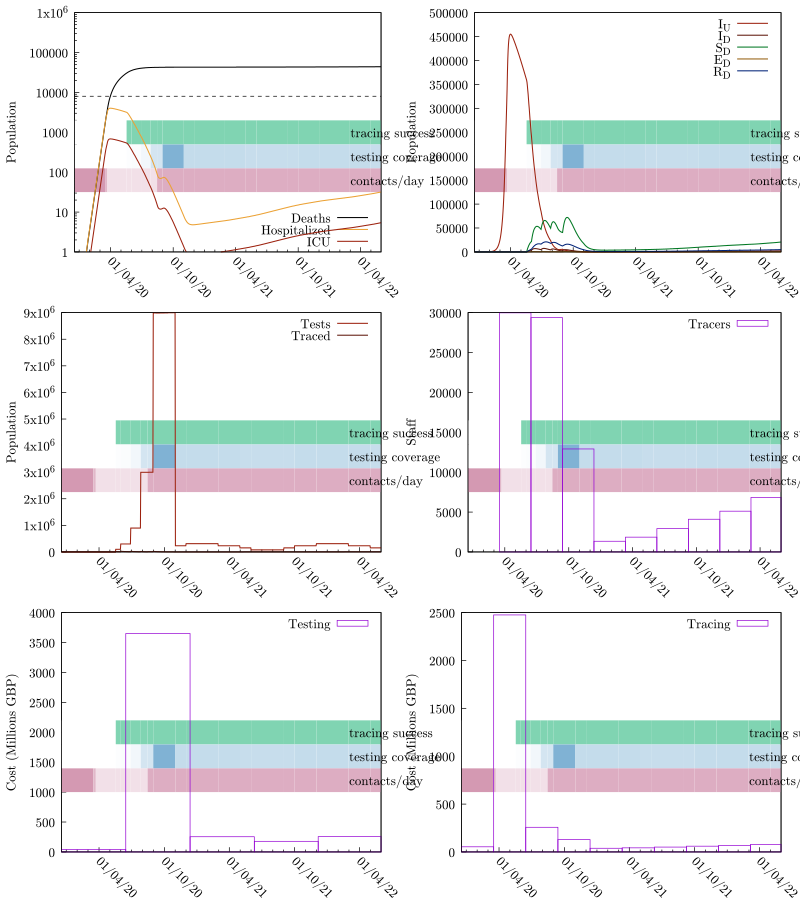

Here is the gnuplot script that generated this plot:
set terminal pdfcairo color enhanced dashed font "cmr10,14" size 8,9
seed="ptti-scenario-3b-Trig30-3mo"
set output sprintf("%s.pdf", seed)
set multiplot layout 3,2
odefile=sprintf("%s-out-0.tsv", seed)
ttfile=sprintf("%s-out-0-testtrace.tsv", seed)
trfile=sprintf("%s-out-0-trcosts.tsv", seed)
tefile=sprintf("%s-out-0-tecosts.tsv", seed)
etimesfile=sprintf("%s-events.gp", seed)

set tics nomirror
set ylabel 'Population'

set yrange [0:]

set style fill transparent solid 0.25 noborder

# Colors
color_SU = '#00aa55'
color_SD = '#007722'

color_EU = '#eba134'
color_ED = '#945e0f'

color_IU = '#9c210e'
color_ID = '#5e160b'

color_RU = '#0055aa'
color_RD = '#002277'

# These are from the economic model inputs
Hospitalized_Pct_Deaths=0.44
ICU_Fatality=0.59
ICU_Pct=0.17
IFR=0.008
Non_ICU_Fatality=0.36

HF = IFR*Hospitalized_Pct_Deaths/(ICU_Pct*ICU_Fatality+(1-ICU_Pct)*Non_ICU_Fatality)
ICUF = HF*ICU_Pct

set key bottom right
set xdata time
set timefmt "%Y-%m-%d %H:%M:%S"
set format x "%d/%m/%y"

load etimesfile

set xtics rotate by -45 3600*24*30*6

set yrange [1:1e6]
set log y

set arrow from graph 0, first 8000 to graph 1, first 8000 nohead lc 0 dt '--'
plot odefile u 1:(($9+$10)*IFR) w l lw 1.5 lc 0 ti "Deaths", "" u 1:(($7+$8)*HF) w l lw 1.5 lc rgb color_EU ti "Hospitalized", "" u 1:(($7+$8)*ICUF) w l lw 1.5 lc rgb color_IU ti "ICU"

unset log y
unset arrow

set autoscale y
set yrange [0:]
set key top right

# set y2tics 0.5
# set y2range [0:4]

plot odefile u 1:7 w l lw 1.5 lc rgb color_IU ti "I_U", odefile u 1:8 w l lw 1.5 lc rgb color_ID ti "I_D", \
     odefile u 1:4 w l lw 1.5 lc rgb color_SD ti "S_D", odefile u 1:6 w l lw 1.5 lc rgb color_ED ti "E_D", \
     odefile u 1:10 w l lw 1.5 lc rgb color_RD ti "R_D"#, odefile u 1:13 w l axis x1y2 lc 0 ti "R"


plot ttfile u 1:3 w l lw 1.5 lc rgb color_IU ti "Tests", ttfile u 1:4 w l lw 1.5 lc rgb color_ID ti "Traced"

unset log y
unset yrange
set autoscale y
set style fill empty

set ylabel "Staff"
plot trfile u 1:5 w boxes ti "Tracers"

set ylabel "Cost (Millions GBP)"
plot tefile u 1:($5/1000000) w boxes ti "Testing"
plot trfile u 1:($6/1000000) w boxes ti "Tracing"

unset multiplot
set output
